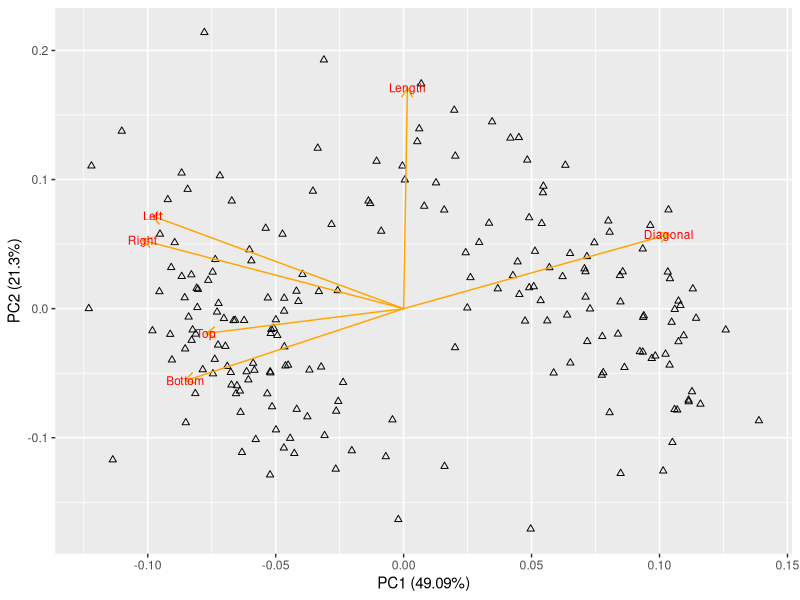
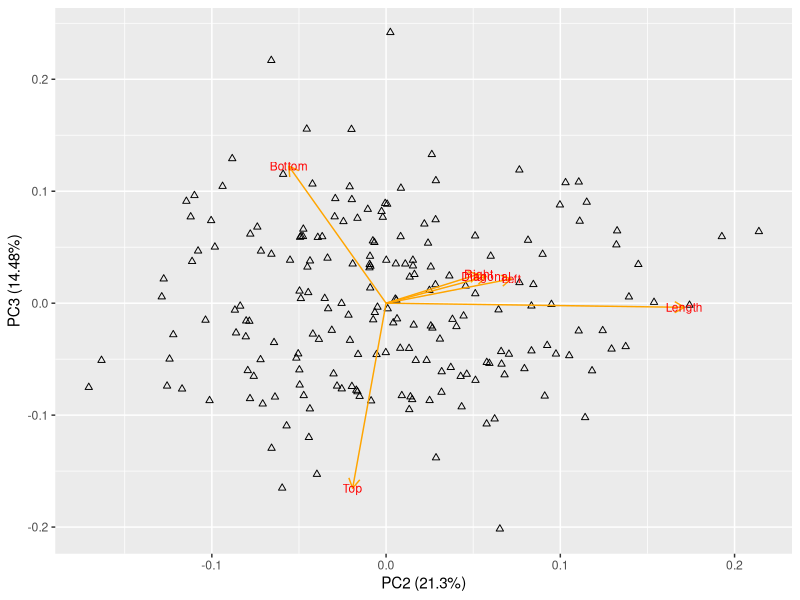
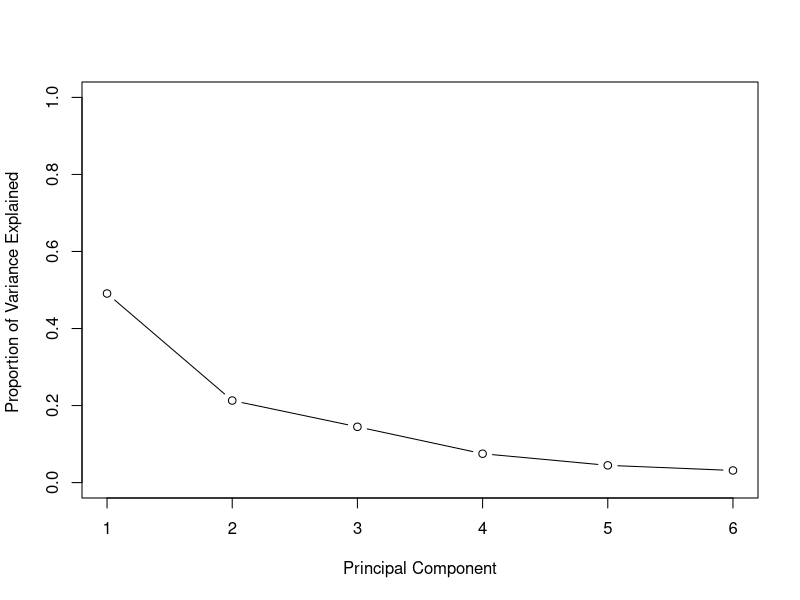
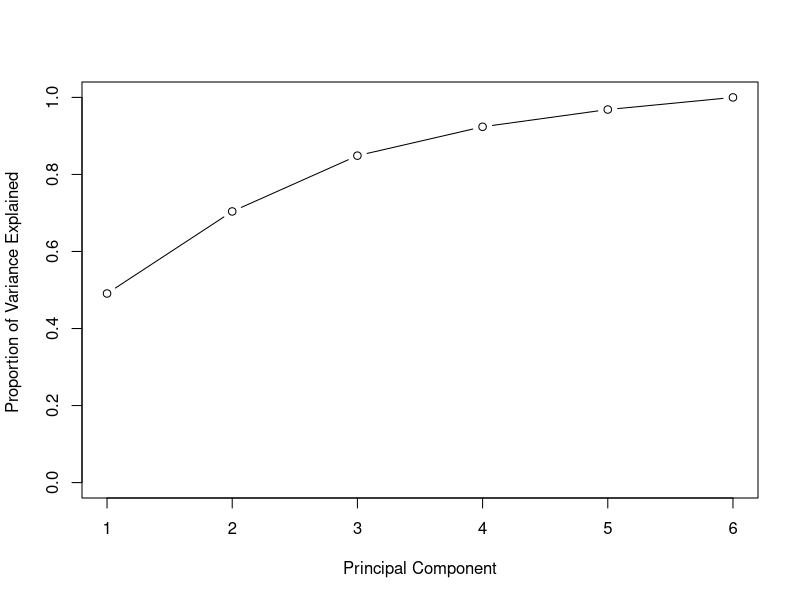
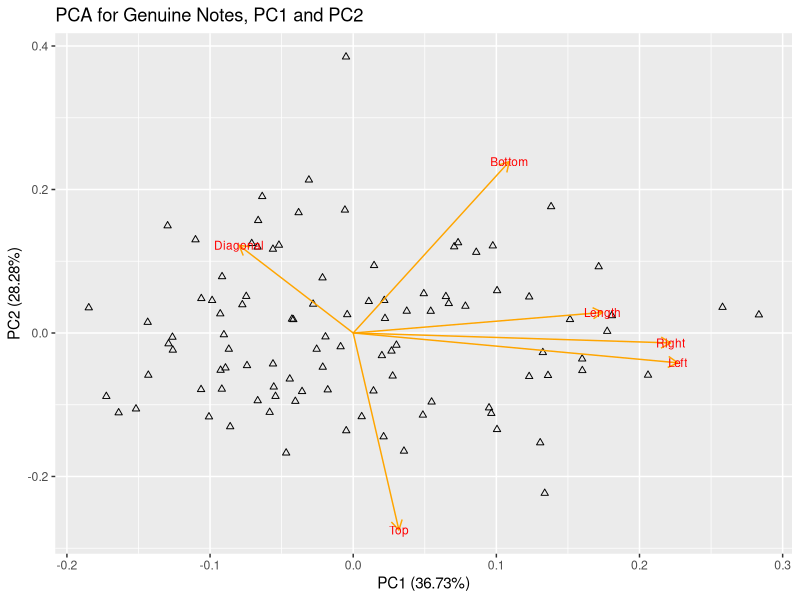
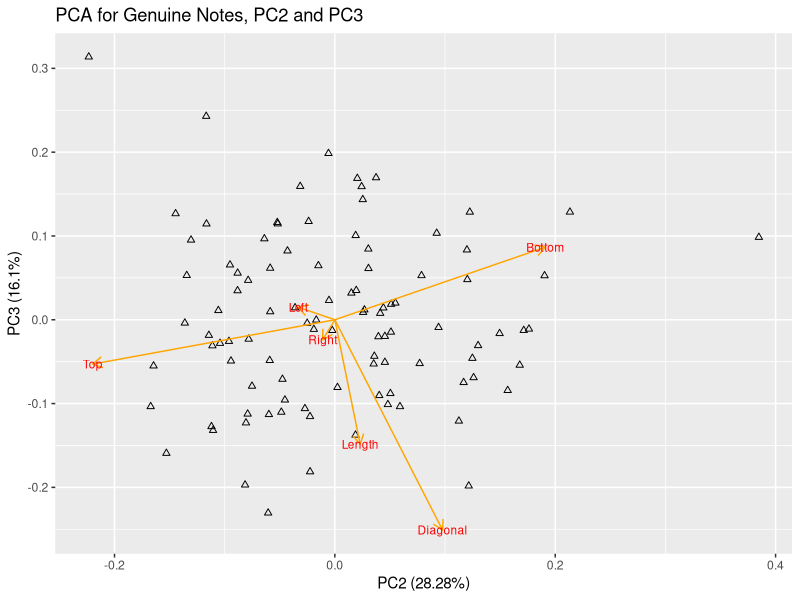
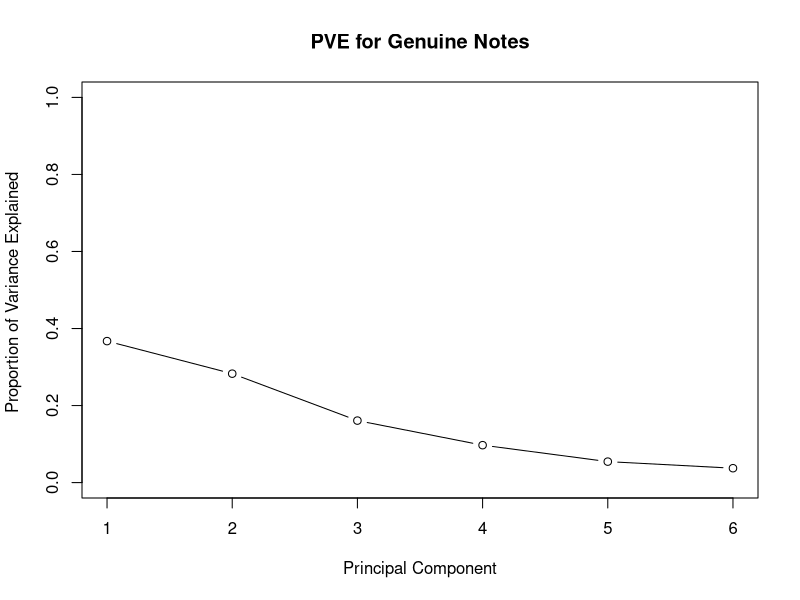
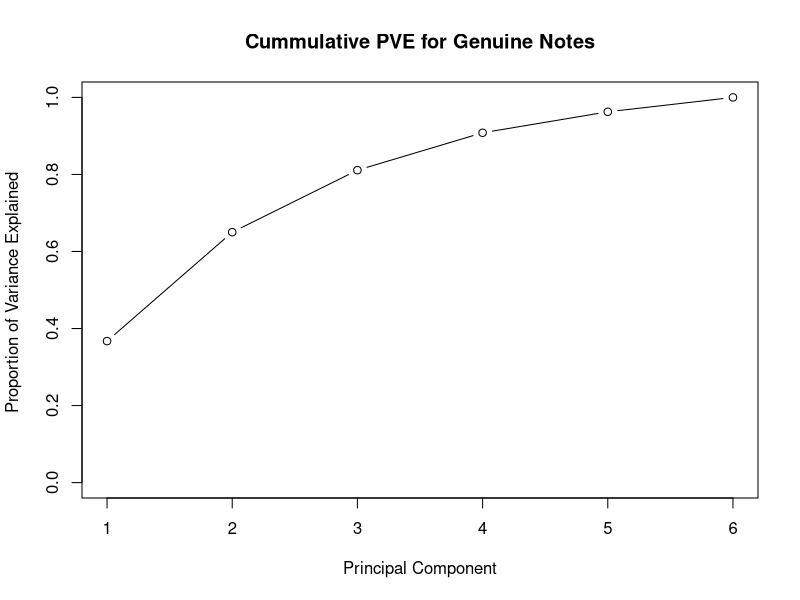

Generate these figures, in order, with R:
#install.packages('mclust')
#install.packages('ggfortify')
library('mclust')
library(ggfortify)
rm(list=ls())
data(banknote)
?banknote
head(banknote)
summary(banknote)
str(banknote)
ds= banknote

ds$Status = as.numeric(ds$Status)
ds = ds[,2:7]
str(ds)
summary(ds)

##################################
## Combined Notes
##################################
pca_out=prcomp(ds, scale=TRUE)

summary(pca_out)

names(pca_out)
pca_out$center
pca_out$scale
pca_out$rotation

quartz()
autoplot(pca_out, shape=2 , colour=ds$Status, loadings = TRUE, loadings.colour='Orange', loadings.label = TRUE, loadings.label.size = 3)
autoplot(pca_out,x=2,y=3, shape=2 , colour=ds$Status, loadings = TRUE, loadings.colour='Orange', loadings.label = TRUE, loadings.label.size = 3)
pca_var = pca_out$sdev^2
pve = pca_var/sum(pca_var)
plot(pve,xlab="Principal Component", ylab="Proportion of Variance Explained ", ylim=c(0,1),type='b')
plot(cumsum(pve),xlab="Principal Component", ylab="Proportion of Variance Explained ", ylim=c(0,1),type='b')
pve
cumsum(pve)

##################################
## Genuine Notes
##################################
ds_genuine= banknote[banknote$Status=='genuine',2:7]

pca_out_genuine=prcomp(ds_genuine, scale=TRUE)

quartz()
autoplot(pca_out_genuine, shape=2 , loadings = TRUE, loadings.colour='Orange', loadings.label = TRUE, loadings.label.size = 3,main='PCA for Genuine Notes, PC1 and PC2')
autoplot(pca_out_genuine,x=2,y=3, shape=2 , loadings = TRUE, loadings.colour='Orange', loadings.label = TRUE, loadings.label.size = 3,main='PCA for Genuine Notes, PC2 and PC3')
pca_var_genuine = pca_out_genuine$sdev^2
pve_genuine = pca_var_genuine/sum(pca_var_genuine)
plot(pve_genuine,xlab="Principal Component", ylab="Proportion of Variance Explained ", main='PVE for Genuine Notes', ylim=c(0,1),type='b')
plot(cumsum(pve_genuine),xlab="Principal Component", ylab="Proportion of Variance Explained ",main='Cummulative PVE for Genuine Notes', ylim=c(0,1),type='b')

##################################
## Counterfeit Notes
##################################

ds_counterfeit= banknote[banknote$Status != 'genuine',2:7]

pca_out_counterfeit=prcomp(ds_counterfeit, scale=TRUE)

quartz()
autoplot(pca_out_counterfeit, shape=2 , loadings = TRUE, loadings.colour='Orange', loadings.label = TRUE, loadings.label.size = 3,main='PCA for counterfeit Notes, PC1 and PC2')
autoplot(pca_out_counterfeit,x=2,y=3, shape=2 , loadings = TRUE, loadings.colour='Orange', loadings.label = TRUE, loadings.label.size = 3,main='PCA for counterfeit Notes, PC2 and PC3')
pca_var_counterfeit = pca_out_counterfeit$sdev^2
pve_counterfeit = pca_var_counterfeit/sum(pca_var_counterfeit)
plot(pve_counterfeit,xlab="Principal Component", ylab="Proportion of Variance Explained ", main='PVE for Counterfeit Notes', ylim=c(0,1),type='b')
plot(cumsum(pve_counterfeit),xlab="Principal Component", ylab="Proportion of Variance Explained ",main='Cummulative PVE for Counterfeit Notes', ylim=c(0,1),type='b')
